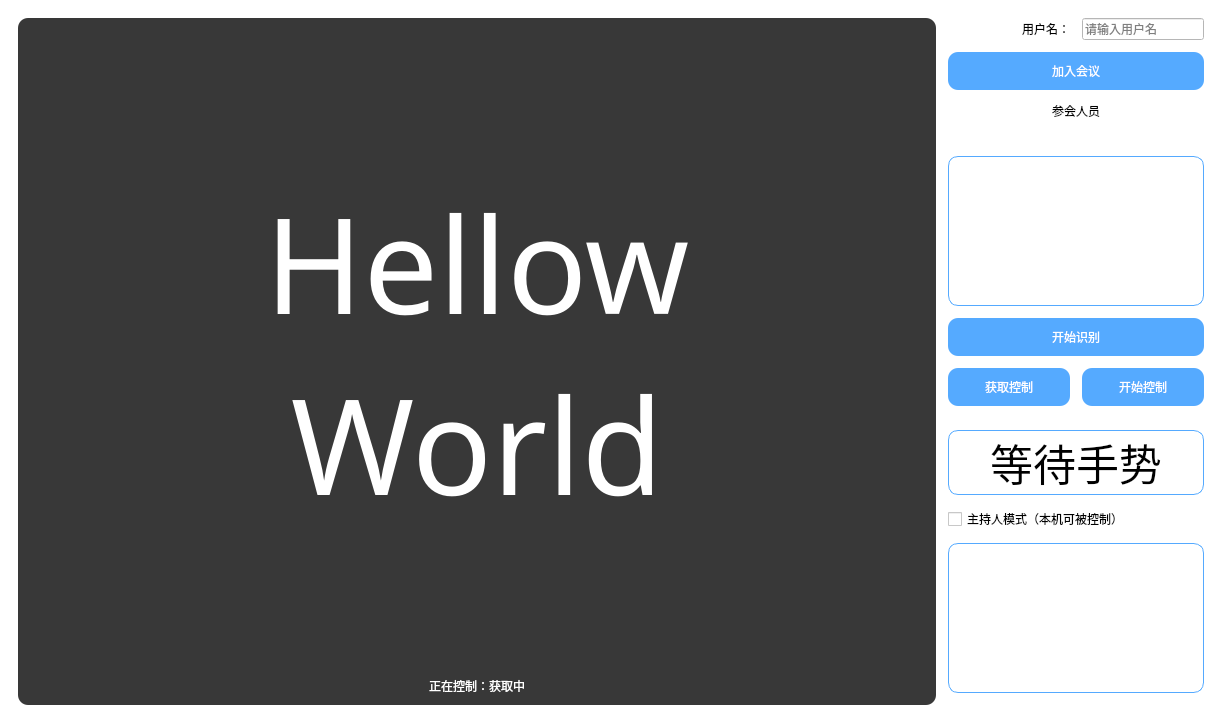
<?xml version="1.0" encoding="UTF-8"?>
<ui version="4.0">
 <class>MainWindow</class>
 <widget class="QMainWindow" name="MainWindow">
  <property name="geometry">
   <rect>
    <x>0</x>
    <y>0</y>
    <width>1222</width>
    <height>715</height>
   </rect>
  </property>
  <property name="windowTitle">
   <string>会议手势控制</string>
  </property>
  <property name="styleSheet">
   <string notr="true">background-color: white;</string>
  </property>
  <widget class="QWidget" name="centralwidget">
   <layout class="QGridLayout" name="gridLayout_2">
    <item row="0" column="0">
     <widget class="QWidget" name="window" native="true">
      <property name="styleSheet">
       <string notr="true">QWidget#window{
	font: 25 9pt &quot;微软雅黑 Light&quot;;
        background:white;
        border-radius:10px;

}</string>
      </property>
      <layout class="QGridLayout" name="gridLayout" rowstretch="0,0,0,0,0,0,0,0,0,0,0,0,0,0" columnstretch="8,0,0">
       <property name="bottomMargin">
        <number>1</number>
       </property>
       <property name="spacing">
        <number>12</number>
       </property>
       <item row="11" column="1" colspan="2">
        <widget class="QCheckBox" name="checkBox">
         <property name="text">
          <string>主持人模式（本机可被控制）</string>
         </property>
        </widget>
       </item>
       <item row="10" column="1" colspan="2">
        <widget class="QLabel" name="label_res">
         <property name="font">
          <font>
           <family>黑体</family>
           <pointsize>32</pointsize>
          </font>
         </property>
         <property name="styleSheet">
          <string notr="true">border: 1px solid rgb(85, 170, 255);
border-radius: 10px;
padding: 0 8px;</string>
         </property>
         <property name="text">
          <string>等待手势</string>
         </property>
         <property name="alignment">
          <set>Qt::AlignCenter</set>
         </property>
         <property name="margin">
          <number>0</number>
         </property>
        </widget>
       </item>
       <item row="1" column="1" colspan="2">
        <widget class="QPushButton" name="btn_join">
         <property name="styleSheet">
          <string notr="true">border:0px;

/*background-image:url(:/images/btn-menu-02.png);*/

/*font:16px &quot;微软雅黑&quot;;*/

color: rgb(255, 255, 255);

background-color: rgb(85, 170, 255);

padding:10px;

border-radius:10px
</string>
         </property>
         <property name="text">
          <string>加入会议</string>
         </property>
        </widget>
       </item>
       <item row="2" column="1" colspan="2">
        <widget class="QLabel" name="label_2">
         <property name="text">
          <string>参会人员</string>
         </property>
         <property name="alignment">
          <set>Qt::AlignCenter</set>
         </property>
        </widget>
       </item>
       <item row="6" column="1" colspan="2">
        <widget class="QPushButton" name="btn_start">
         <property name="styleSheet">
          <string notr="true">border:0px;

/*background-image:url(:/images/btn-menu-02.png);*/

/*font:16px &quot;微软雅黑&quot;;*/

color: rgb(255, 255, 255);

background-color: rgb(85, 170, 255);

padding:10px;

border-radius:10px
</string>
         </property>
         <property name="text">
          <string>开始识别</string>
         </property>
        </widget>
       </item>
       <item row="7" column="2">
        <widget class="QPushButton" name="btn_pause">
         <property name="styleSheet">
          <string notr="true">border:0px;

/*background-image:url(:/images/btn-menu-02.png);*/

/*font:16px &quot;微软雅黑&quot;;*/

color: rgb(255, 255, 255);

background-color: rgb(85, 170, 255);

padding:10px;

border-radius:10px
</string>
         </property>
         <property name="text">
          <string>开始控制</string>
         </property>
        </widget>
       </item>
       <item row="5" column="1" colspan="2">
        <widget class="QListView" name="listView">
         <property name="styleSheet">
          <string notr="true">QListView{
border: 1px solid rgb(85, 170, 255);
border-radius: 10px;
padding: 0 8px;
}</string>
         </property>
        </widget>
       </item>
       <item row="12" column="1" colspan="2">
        <widget class="QTextBrowser" name="textBrowser">
         <property name="styleSheet">
          <string notr="true">QTextBrowser{
border: 1px solid gray;
border-radius: 10px;
padding: 0 8px;
selection-background-color: darkgray;
border-color: rgb(85, 170, 255);
}</string>
         </property>
         <property name="verticalScrollBarPolicy">
          <enum>Qt::ScrollBarAsNeeded</enum>
         </property>
        </widget>
       </item>
       <item row="0" column="1">
        <widget class="QLabel" name="label">
         <property name="styleSheet">
          <string notr="true">font-family 微软雅黑
font: 9pt &quot;微软雅黑&quot;;</string>
         </property>
         <property name="text">
          <string>用户名：</string>
         </property>
         <property name="alignment">
          <set>Qt::AlignRight|Qt::AlignTrailing|Qt::AlignVCenter</set>
         </property>
        </widget>
       </item>
       <item row="7" column="1">
        <widget class="QPushButton" name="btn_get_ctrl">
         <property name="styleSheet">
          <string notr="true">border:0px;

/*background-image:url(:/images/btn-menu-02.png);*/

/*font:16px &quot;微软雅黑&quot;;*/

color: rgb(255, 255, 255);

background-color: rgb(85, 170, 255);

padding:10px;

border-radius:10px
</string>
         </property>
         <property name="text">
          <string>获取控制</string>
         </property>
        </widget>
       </item>
       <item row="8" column="1" colspan="2">
        <spacer name="verticalSpacer">
         <property name="orientation">
          <enum>Qt::Vertical</enum>
         </property>
         <property name="sizeHint" stdset="0">
          <size>
           <width>20</width>
           <height>40</height>
          </size>
         </property>
        </spacer>
       </item>
       <item row="0" column="2">
        <widget class="QLineEdit" name="lineEdit">
         <property name="sizePolicy">
          <sizepolicy hsizetype="Ignored" vsizetype="Fixed">
           <horstretch>0</horstretch>
           <verstretch>0</verstretch>
          </sizepolicy>
         </property>
         <property name="styleSheet">
          <string notr="true"/>
         </property>
         <property name="placeholderText">
          <string>请输入用户名</string>
         </property>
        </widget>
       </item>
       <item row="0" column="0" rowspan="14">
        <widget class="QFrame" name="frame">
         <property name="styleSheet">
          <string notr="true">border-radius:10px;
border-color: rgb(85, 170, 255);
background-color: rgb(56, 56, 56);</string>
         </property>
         <property name="frameShape">
          <enum>QFrame::StyledPanel</enum>
         </property>
         <property name="frameShadow">
          <enum>QFrame::Raised</enum>
         </property>
         <layout class="QGridLayout" name="gridLayout_3" rowstretch="1,0">
          <property name="leftMargin">
           <number>0</number>
          </property>
          <property name="topMargin">
           <number>10</number>
          </property>
          <property name="rightMargin">
           <number>0</number>
          </property>
          <property name="bottomMargin">
           <number>10</number>
          </property>
          <property name="spacing">
           <number>0</number>
          </property>
          <item row="1" column="1" colspan="2">
           <widget class="QLabel" name="label_controller">
            <property name="styleSheet">
             <string notr="true">color: rgb(255, 255, 255);</string>
            </property>
            <property name="text">
             <string>正在控制：获取中</string>
            </property>
            <property name="alignment">
             <set>Qt::AlignCenter</set>
            </property>
            <property name="margin">
             <number>0</number>
            </property>
           </widget>
          </item>
          <item row="0" column="1" colspan="2">
           <widget class="QLabel" name="label_img">
            <property name="font">
             <font>
              <family>微软雅黑</family>
              <pointsize>100</pointsize>
             </font>
            </property>
            <property name="styleSheet">
             <string notr="true">color: rgb(255, 255, 255);</string>
            </property>
            <property name="text">
             <string>Hellow
World</string>
            </property>
            <property name="alignment">
             <set>Qt::AlignCenter</set>
            </property>
           </widget>
          </item>
         </layout>
        </widget>
       </item>
      </layout>
     </widget>
    </item>
   </layout>
  </widget>
 </widget>
 <resources/>
 <connections/>
</ui>
